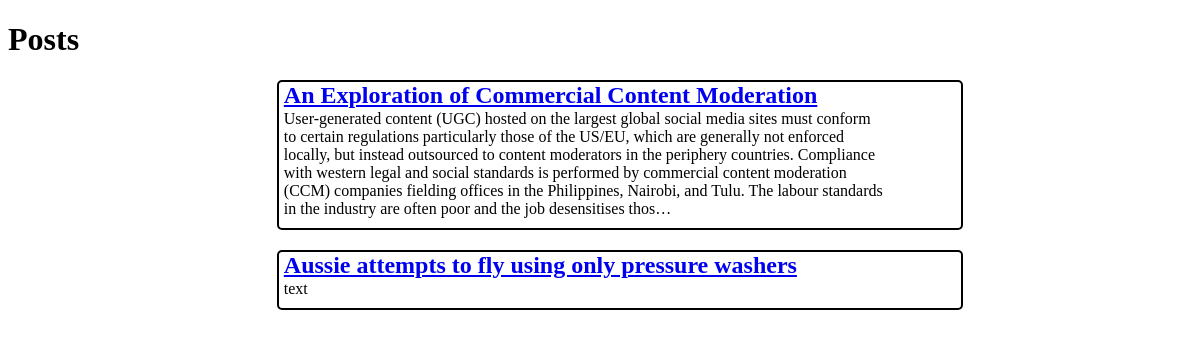
The page / on the database its author committed.
### posts/models.py (models this page shows, shortened)
class Post(PolymorphicModel):
    title = models.CharField(max_length=300, unique=True)
    tags = models.ManyToManyField('Tag', blank=True)
    description = models.TextField()
    comments = models.ManyToManyField('Comment', blank=True)
    poster = models.ForeignKey('CustomUser', on_delete=models.CASCADE)
    posted_date = models.DateTimeField(default=get_today_datetime)
    modified_date = models.DateTimeField(default=get_today_datetime)
    class Meta:
        ordering = ['-posted_date']

class BlogPost(Post):
    body = RichTextField()
    images = models.ManyToManyField('Image', blank=True)
    def get_post_type(self):
        return 'Blog'

class Post(PolymorphicModel):
    title = models.CharField(max_length=300, unique=True)
    tags = models.ManyToManyField('Tag', blank=True)
    description = models.TextField()
    comments = models.ManyToManyField('Comment', blank=True)
    poster = models.ForeignKey('CustomUser', on_delete=models.CASCADE)
    posted_date = models.DateTimeField(default=get_today_datetime)
    modified_date = models.DateTimeField(default=get_today_datetime)
    class Meta:
        ordering = ['-posted_date']

class VideoPost(Post):
    video = models.ForeignKey('Video', on_delete=models.CASCADE)
    def get_post_type(self):
        return 'Video'

### posts/views.py (the view)
# urls.py: path('', views.PostIndexView.as_view(), name='index'),
class PostIndexView(View):
    def get(self, request):
        posts = list(chain(BlogPost.objects.filter(),
                     AlbumPost.objects.filter(), VideoPost.objects.filter()))
        context = {'posts': posts}
        return render(request, 'posts/index.html', context)

### posts/templates/posts/index.html (shortened to what this page needs)
{% load static %}
<!DOCTYPE html>
<html lang="en">
  <head>
    <link rel="stylesheet" href="{% static 'css/index.css' %}" />
  </head>
  <body>
    <h1>Posts</h1>
    <div class="posts">
      {% if posts %}
      <ul>
        {% for post in posts %} {% if post.get_post_type == 'Blog' %}
        <div class="post-container">
          <a class="post-title" href="{% url 'posts:detail' post.id %}">{{ post.title }}</a>
          <p class="post-description">
            {{ post.description|truncatechars:512 }}
          </p>
        </div>
        {% elif post.get_post_type == 'Video' %}
        <div class="post-container">
          <a class="post-title" href="{% url 'posts:detail' post.id %}">{{ post.title }}</a>
          <p class="post-description">
            {{ post.description|truncatechars:512 }}
          </p>
        </div>
        {% endif %} {% endfor %}
      </ul>
      {% else %}
      <p>No posts are available.</p>
      {% endif %}
    </div>
  </body>
</html>

### static/css/index.css (style rules this page uses)
.post-container { justify-content: center; margin-top: 20px; margin-bottom: 20px; margin-left: 20%; margin-right: 20%; border: 2px solid black; border-radius: 5px; }
.post-description { justify-content: center; font-size: 16px; max-width: 75ch; }
.post-title { font-size: 24px; font-weight: bold; margin-bottom: 10px; margin-left: 5px; margin-top: 1px; }
.post-description { font-size: 16px; margin-bottom: 10px; margin-left: 5px; margin-top: 1px; }

### rows shown on the page
BlogPost: title "An Exploration of Commercial Content Moderation", description "User-generated content (UGC) hosted on the largest global social media sites must conform to certain regulations particularly those of the US/EU, which are generally not enforced locally, but instead outsourced to content moderators in the periphery countries. Compliance with western legal and social standards is performed by commercial content moderation (CCM) companies fielding offices in the Philippines, Nairobi, and Tulu. The labour standards in the industry are often poor and the job desensitises thos…"
VideoPost: title "Aussie attempts to fly using only pressure washers", description "text"
